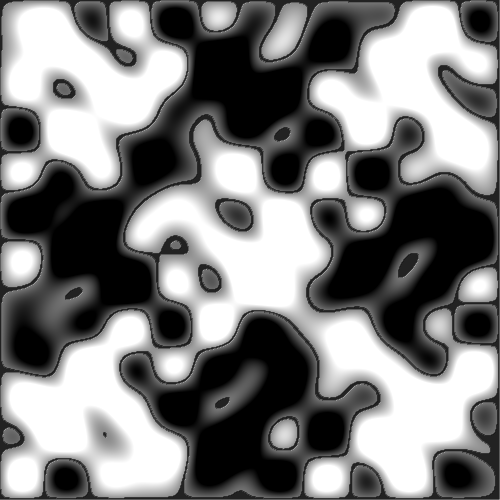
Frame 1 (no input)
Frame 60 (the mouse pressed at the canvas centre just before this capture): identical to frame 1, image omitted
Frame 120 (the mouse held since frame 60 and released just before this capture): identical to frame 1, image omitted

The Processing sketch that drew this single still picture (run headless with seeded random() and noise(); from frame 60 on, the mouse is pressed at the canvas centre):

// Processing sketch: chladni
// ── chladni.pde
// GenerateMe
// chladni pattern generator
// press space to save
// click to random change

float b1 = 1;
float b2 = 1;
float b3 = 1;
float b4 = 1;
float b5 = 1;
float b6 = -1;

float a1 = 3;
float a2 = 3;
float a3 = 5;
float a4 = 8;
float a5 = 10;
float a6 = 13;

final static float thr = 1.0e-1;

int expr_no = 6; // 1 to 6

void setup() {
  size(500, 500);
  smooth(8);
  noStroke();

  expr_no = constrain(expr_no,1,6);

  drawMe();
}

float s1,s2,s3,s4,s5,s6,s7,s8,s9,s10,s11,s12;

void drawMe() {
  background(255);
  for (int xx=0;xx<width;xx++) {
    float x = map(xx, 0, width-1, 0, PI);
    if(expr_no>0) s1 = sin(a1 * x);
    if(expr_no>1) s3 = sin(a2 * x);
    if(expr_no>2) s5 = sin(a3 * x);
    if(expr_no>3) s7 = sin(a4 * x);
    if(expr_no>4) s9 = sin(a5 * x);
    if(expr_no>5) s11 = sin(a6 * x);
    for (int yy=0;yy<height;yy++) {
      float y = map(yy, 0, height-1, 0, PI);
      if(expr_no>0) s2 = sin(a2 * y);
      if(expr_no>1) s4 = sin(a1 * y);
      if(expr_no>2) s6 = sin(a4 * y);
      if(expr_no>3) s8 = sin(a3 * y);
      if(expr_no>4) s10 = sin(a6 *y);
      if(expr_no>5) s12 = sin(a5 * y);

      float res = 0;
      switch(expr_no) {
        case 6: res+=b6 * s11 * s12;
        case 5: res+=b5 * s9 * s10;
        case 4: res+=b4 * s7 * s8;
        case 3: res+=b3 * s5 * s6;
        case 2: res+=b2 * s3 * s4;
        case 1: res+=b1 * s1 * s2;
      }

      int b = constrain( (int)map(res, -1.2, 1.2, 0, 255), 0, 255 );
      if (abs(res)<thr) { 
        fill(0);
        ellipse(xx, yy, 1.5, 1.5);
      }  
      else { 
        fill(b);
        rect(xx, yy, 1, 1);
      }
    }
  }
}

void draw() {
}

void mouseClicked() {
  b1 = random(-1, 1);
  b2 = random(-1, 1);
  b3 = random(-1, 1);
  b4 = random(-1, 1);
  b5 = random(-1, 1);
  b6 = random(-1, 1);

  a1 = random(0.1, 20);
  a2 = random(0.1, 20);
  a3 = random(0.1, 20);
  a4 = random(0.1, 20);
  a5 = random(0.1, 20);
  a6 = random(0.1, 20);
  
  expr_no = (int)random(6)+1;
  
  drawMe();
}

void keyPressed() {
  save("result_"+hex((int)random(0xffffff+1)) + ".jpg");
  println("saved");
}
